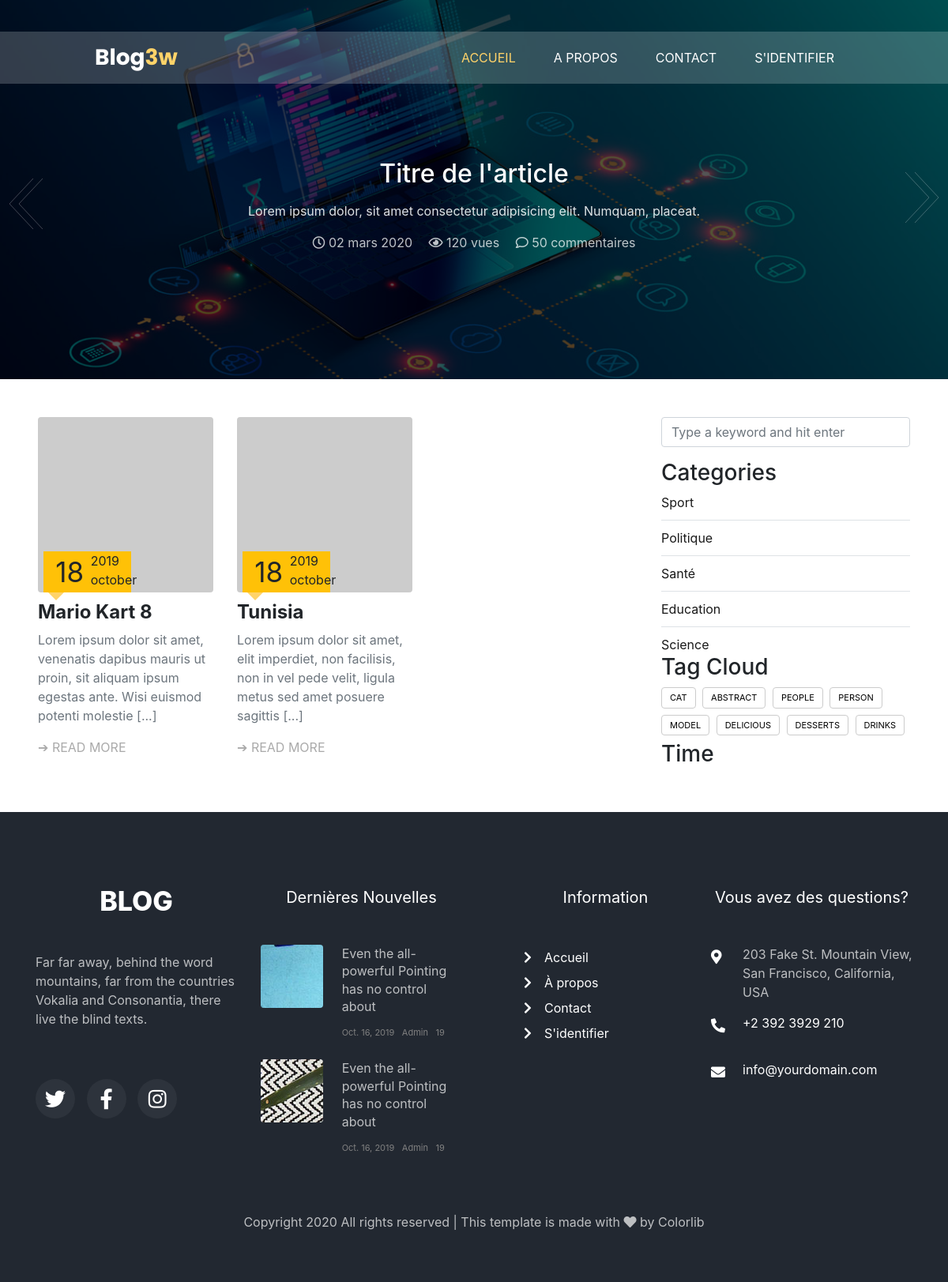
The page / on the database its author committed.
### tables this page shows
CREATE TABLE `post` (
  `id` smallint(5) UNSIGNED NOT NULL,
  `title` varchar(100) NOT NULL,
  `contents` text NOT NULL,
  `creation_timestamp` datetime NOT NULL,
  `author_id` tinyint(3) UNSIGNED DEFAULT NULL,
  `category_id` tinyint(3) UNSIGNED DEFAULT NULL,
  `image` varchar(100) NOT NULL
);

### index.php (called while the page is built)
<?php
include_once("classes/Crud.php");
$crud = new Crud();
$query = "SELECT * FROM post ORDER BY id DESC";
$result = $crud->getData($query);
include 'index.phtml';

### classes/DbConfig.php (called while the page is built, shortened)
<?php
class DbConfig
{
	private $_host = 'localhost';
	private $_username = 'root';
	private $_password = '';
	private $_database = 'blog3w';
	protected $connection;
	public function __construct()
	{
		if (!isset($this->connection)) {
			$this->connection = new mysqli($this->_host, $this->_username, $this->_password, $this->_database);
		}
		return $this->connection;
	}
}
?>

### classes/Crud.php (called while the page is built, shortened)
<?php
include_once 'DbConfig.php';
class Crud extends DbConfig
{
	public function getData($query)
	{
		$result = $this->connection->query($query);
		$rows = array();
		while ($row = $result->fetch_assoc()) {
			$rows[] = $row;
		}
		return $rows;
	}
}
?>

### index.phtml (the view, shortened to what this page needs)
<!DOCTYPE html>
<html lang="fr">
<head>
    <link href="https://stackpath.bootstrapcdn.com/bootstrap/4.4.1/css/bootstrap.min.css" rel="stylesheet"
>
        <link rel="stylesheet" href="css/main.css">
        <link rel="stylesheet" href="css/mobile.css">
        <link rel="stylesheet" href="https://stackpath.bootstrapcdn.com/bootstrap/4.4.1/css/bootstrap.min.css"
 />
    <link rel="stylesheet" href="https://cdnjs.cloudflare.com/ajax/libs/font-awesome/5.13.0/css/all.min.css"
 />
</head>
<body>
        <header id="header">
            <div class="bg-transp">
                <nav id="navbar" class="navbar navbar-inverse navbar-fixed-top">
                    <a href="index.php">
                        <h3 id="logo">Blog<span style="color: #FFD369;">3w</span></h3>
                    </a>
                    <ul class="nav navbar-nav">
                        <li class='navActive'>
                            <a class='principal' href="index.php">Accueil</a>
                        </li>
                        <li><a class='principal' href="about.php">A propos</a>
                        </li>
                        <li><a class='principal' href="contact.php">Contact</a></li>
                        <li><a class='principal' href="login.php">S'identifier</a></li>
                    </ul>
                </nav>
                <div id="carouselExampleControls" class="carousel slide" data-ride="carousel" data-interval="7500">
                    <div class="carousel-inner">
                        <div class="carousel-item active">
                            <div class="bg-img">
                                <div class="content" id="content-1">
                                    <h2> <a href="">  Titre de l'article</a></h2>
                                    <p class="desciption">Lorem ipsum dolor, sit amet consectetur adipisicing elit. Numquam, placeat.</p>
                                    <p class="details"><span><i class="far fa-clock"></i> 02 mars 2020 </span>
                                        <span><i class="far fa-eye"></i> 120 vues </span>
                                        <span><i class="far fa-comment"></i> 50 commentaires </span>
                                     </p>
                                </div>
                            </div>
                            <img class="showcase" src="img/showcase.jpg" alt="">
                        </div>
                    </div>
                    <a id="al" class="carousel-control-next" href="#carouselExampleControls" role="button"
                        data-slide="next">
                        <svg class="arrow arrow-right">
                            <path d="M0 0 L30 32 L0 64"></path>
                        </svg>
                        <svg class="arrow arrow-right arrow-r">
                            <path d="M0 0 L30 32 L0 64"></path>
                        </svg>
                    </a>
                    <a id="ar" class="carousel-control-prev" href="#carouselExampleControls" role="button"
                        data-slide="prev">
                        <svg class="arrow arrow-left">
                            <path d="M0 0 L30 32 L0 64"></path>
                        </svg>
                        <svg class="arrow arrow-left arrow-l">
                            <path d="M0 0 L30 32 L0 64"></path>
                        </svg>
                    </a>
                </div>
            </div>
        </header>
    <main class="container-fluid p-5">
    <div class="row">
        <section class="col-lg-8">
                <div class="row">
                    <div class="col-lg-12">
                        <div class="row">
                                <?php foreach ($result as $key => $res):?>
                            <div class="col-lg-4 col-md-4 col-xs-12">
                                <div class="relative">
                                    <img src="<?= $res['image']?>" alt="img" class="resizeimg">
                                    <div class="row bg-warning w-50 pos">
                                        <div class="col-lg-6">
                                            <span class="size">18</span>
                                        </div>
                                        <div class="col-lg-6 pl-1">
                                            <span>2019</span><br>
                                            <span class="after">october</span>
                                        </div>
                                    </div>
                                </div>
                                <div class="textpart">
                                    <h4 class="font-weight-bold"><?= $res['title']?></h4>
                                    <p class="text-secondary"><?= substr($res['contents'], 0,strpos($res['contents'],' ', 120) ) ?> [...]
                                    </p>
                                    <a href="article.php?id=<?= $res['id']?>" class="readmore">&#x2794; READ MORE</a>
                                </div>
                            </div>
                                <? endforeach ?>
                        </div>
                    </div>
                </div>
        </section>
        <aside class="col-lg-4 sidebar pl-lg-5" >
            <div >
                <div class="sidebar-box">
                    <form action="#" class="search-form">
                        <div class="form-group">
                          <input type="text" class="form-control" placeholder="Type a keyword and hit enter">
                        </div>
                    </form>
                </div>
                <div class="sidebar-box">
                    <div class="categories">
                        <h3>Categories</h3>
                        <li><a href="#">Sport <span class="ion-ios-arrow-forward"></span></a></li>
                        <li><a href="#">Politique <span class="ion-ios-arrow-forward"></span></a></li>
                        <li><a href="#">Santé <span class="ion-ios-arrow-forward"></span></a></li>
                        <li><a href="#">Education <span class="ion-ios-arrow-forward"></span></a></li>
                        <li><a href="#">Science  <span class="ion-ios-arrow-forward"></span></a></li>
                    </div>
                </div>
                <div class="sidebar-box">
                    <h3>Tag Cloud</h3>
                    <div class="tagcloud">
                      <a href="#" class="tag-cloud-link">cat</a>
                      <a href="#" class="tag-cloud-link">abstract</a>
                      <a href="#" class="tag-cloud-link">people</a>
                      <a href="#" class="tag-cloud-link">person</a>
                      <a href="#" class="tag-cloud-link">model</a>
                      <a href="#" class="tag-cloud-link">delicious</a>
                      <a href="#" class="tag-cloud-link">desserts</a>
                      <a href="#" class="tag-cloud-link">drinks</a>
                    </div>
                </div>
                <div class="sidebar-box">
                    <h3>Time</h3>
                </div>
            </div>
        </aside>
    </div>
</main>
    <footer class="ftco-footer ftco-bg-dark ftco-section">
        <div class="container">
            <div class="row mb-5">
                <div class="col-md">
                    <div class="ftco-footer-widget mb-4">
                        <h2 class="logo"><a href="#">BLOG</a></h2>
                        <p>Far far away, behind the word mountains, far from the countries Vokalia and Consonantia, there live the blind texts.</p>
                        <ul class="ftco-footer-social list-unstyled float-md-left float-lft mt-5">
                            <li class="ftco-animate"><a href="#"><span class="icon-twitter"><i class="fab fa-twitter"></i></span></a></li>
                            <li class="ftco-animate"><a href="#"><span class="icon-facebook"><i class="fab fa-facebook-f"></i></span></a></li>
                            <li class="ftco-animate"><a href="#"><span class="icon-instagram"><i class="fab fa-instagram"></i></span></a></li>
                        </ul>
                    </div>
                </div>
                <div class="col-md">
                    <div class="ftco-footer-widget mb-4">
                        <h2 class="ftco-heading-2">Dernières Nouvelles</h2>
                        <div class="block-21 mb-4 d-flex">
                            <a class="img mr-4 rounded" style="background-image: url(images/image_1.jpg);"></a>
                            <div class="text">
                                <h3 class="heading"><a href="#">Even the all-powerful Pointing has no control about</a></h3>
                                <div class="meta">
                                    <div>
                                        <a href="#"></span> Oct. 16, 2019</a>
                                    </div>
                                    <div>
                                        <a href="#"></span> Admin</a>
                                    </div>
                                    <div>
                                        <a href="#"></span> 19</a>
                                    </div>
                                </div>
                            </div>
                        </div>
                        <div class="block-21 mb-4 d-flex">
                            <a class="img mr-4 rounded" style="background-image: url(images/image_2.jpg);"></a>
                            <div class="text">
                                <h3 class="heading"><a href="#">Even the all-powerful Pointing has no control about</a></h3>
                                <div class="meta">
                                    <div>
                                        <a href="#"></span> Oct. 16, 2019</a>
                                    </div>
                                    <div>
                                        <a href="#"></span> Admin</a>
                                    </div>
                                    <div>
                                        <a href="#"></span> 19</a>
                                    </div>
                                </div>
                            </div>
                        </div>
                    </div>
                </div>
                <div class="col-md">
                    <div class="ftco-footer-widget mb-4 ml-md-5">
                        <h2 class="ftco-heading-2">Information</h2>
                        <ul class="list-unstyled">
                            <li><a href="#index.php" class="py-1 d-block"><span class="ion-ios-arrow-forward mr-3"><i
                                            class="fas fa-chevron-right"></i></span>Accueil</a></li>
                            <li><a href="#about.php" class="py-1 d-block"><span class="ion-ios-arrow-forward mr-3"><i
                                            class="fas fa-chevron-right"></i></span>À propos</a></li>
                            <li><a href="#contact.php" class="py-1 d-block"><span class="ion-ios-arrow-forward mr-3"><i
                                            class="fas fa-chevron-right"></i></span>Contact</a></li>
                            <li><a href="#login.php" class="py-1 d-block"><span class="ion-ios-arrow-forward mr-3"><i
                                            class="fas fa-chevron-right"></i></span>S'identifier</a></li>
                        </ul>
                    </div>
                </div>
                <div class="col-md">
                    <div class="ftco-footer-widget mb-4">
                        <h2 class="ftco-heading-2">Vous avez des questions?</h2>
                        <div class="block-23 mb-3">
                            <ul>
                                <li><span class="icon icon-map-marker"><i class="fas fa-map-marker-alt"></i></span><span class="text">203 Fake St. Mountain View, San Francisco, California, USA</span></li>
                                <li><a href="#"><span class="icon icon-phone"><i class="fas fa-phone-alt"></i></span><span class="text">+2 392 3929 210</span></a></li>
                                <li><a href="#"><span class="icon icon-envelope"><i class="fas fa-envelope"></i></span><span class="text">info@yourdomain.com</span></a></li>
                            </ul>
                        </div>
                    </div>
                </div>
            </div>
            <div class="row">
                <div class="col-md-12 text-center">
                    <p>
                        Copyright 2020 All rights reserved | This template is made with <i class="fas fa-heart"></i> by Colorlib</a>
                    </p>
                </div>
            </div>
        </div>
    </footer>
</body>
</html>

### rows shown on the page
post: title "Mario Kart 8", contents "Lorem ipsum dolor sit amet, venenatis dapibus mauris ut proin, sit aliquam ipsum egestas ante. Wisi euismod potenti molestie"
post: title "Tunisia", contents "Lorem ipsum dolor sit amet, elit imperdiet, non facilisis, non in vel pede velit, ligula metus sed amet posuere sagittis"
